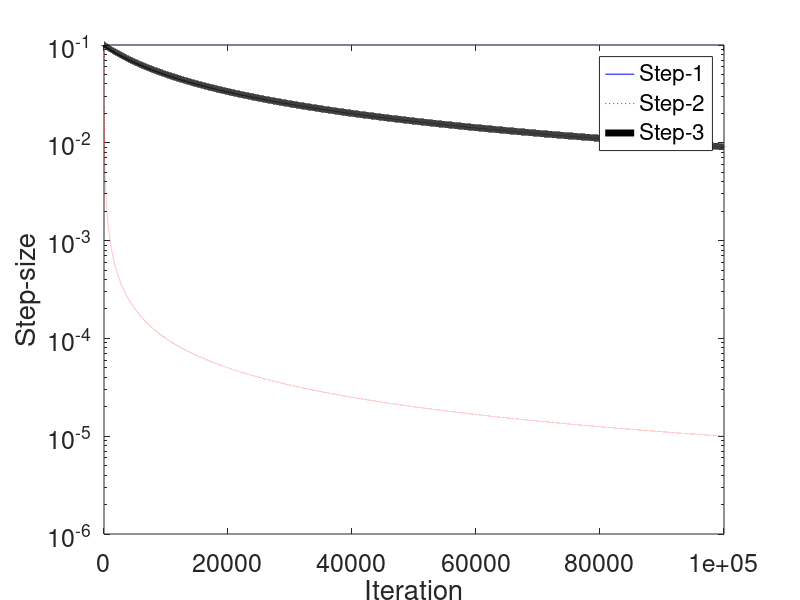

Write MATLAB code to recreate this figure.
function step_size_graph

clear;
clc;

initial_step = 0.1;

iter = 0;

lambda = 01;

limit = 10^5;

a = 1;

b= 0.01;

for i = 1 : limit

r = floor(i/100);
 
step_1(i) = initial_step*a^(r); %%% blue

step_2(i) = initial_step/(1+initial_step*(i)); %%% Red

step_3(i) = initial_step/(1+b*r); %%% Black



end



%plot(1:limit,step_1, 'b-',1:limit, step_2,'r:',1:limit, step_3,'k','MarkerSize', 6 , 'Linewidth', 8); 
semilogy(1:limit,step_1, 'b-',1:limit, step_2,'r:',1:limit, step_3,'k','MarkerSize', 6 , 'Linewidth', 5); 
legend('Step-1', 'Step-2', 'Step-3');
xlabel('Iteration', 'FontSize', 18); 
ylabel('Step-size', 'FontSize', 18); 
set(gca, 'FontSize', 18);
end